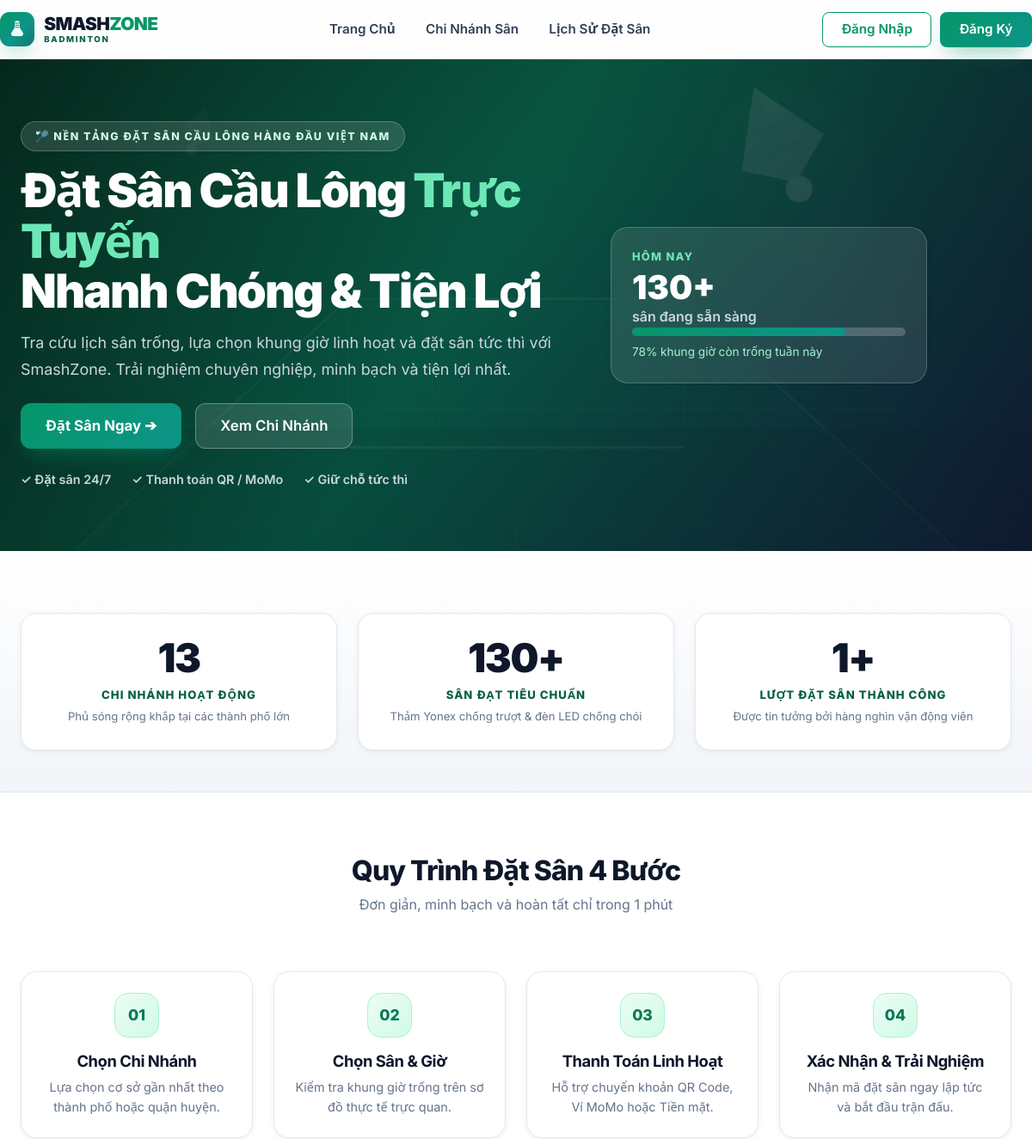
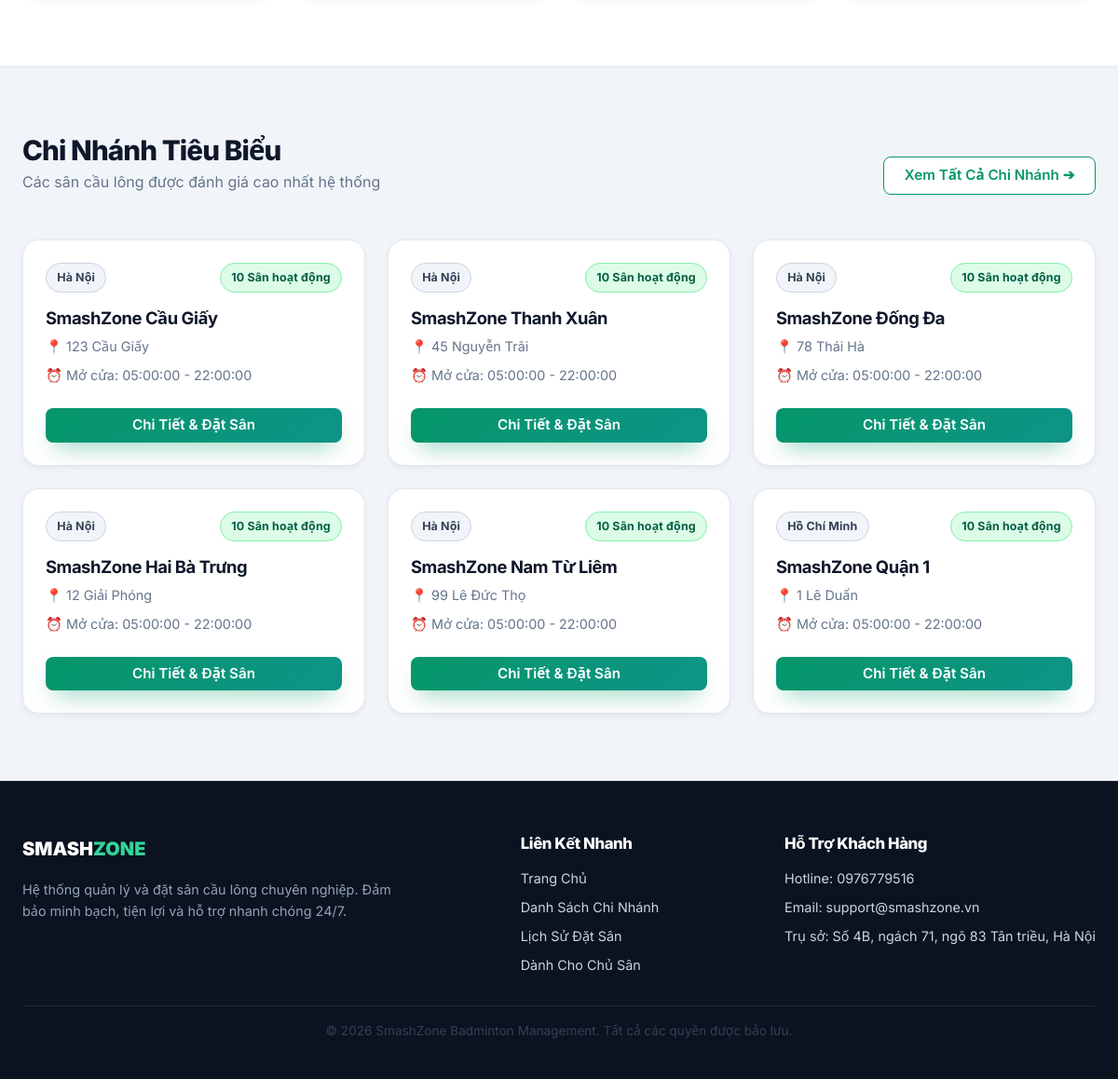
The page / on the database its author committed (2 pictures, top to bottom).
### tables this page shows
CREATE TABLE branches (
    id INT AUTO_INCREMENT PRIMARY KEY,
    name VARCHAR(255) NOT NULL,
    address VARCHAR(255) NOT NULL,
    city VARCHAR(100) NOT NULL,
    phone VARCHAR(20),
    description TEXT,
    image VARCHAR(255),
    open_time TIME DEFAULT '05:00:00',
    close_time TIME DEFAULT '22:00:00',
    courts_count INT DEFAULT 10,
    is_active BOOLEAN DEFAULT TRUE,
    created_at TIMESTAMP DEFAULT CURRENT_TIMESTAMP
);

### app/Controllers/HomeController.php (called while the page is built, shortened)
<?php
class HomeController extends Controller
{
    public function index()
    {
        $branchModel = new Branch();
        $bookingModel = new Booking();
        $featuredBranches = $branchModel->getFeatured(6);
        $stats = [
            'total_branches' => $branchModel->count(),
            'total_courts'   => 130,
            'total_bookings' => $bookingModel->countConfirmed(),
        ];
        $this->render('home/index', [
            'title'           => 'SmashZone - Đặt Sân Cầu Lông Online',
            'featuredBranches' => $featuredBranches,
            'stats'           => $stats,
        ]);
    }
}

### core/Router.php (called while the page is built, shortened)
<?php
class Router
{
    private $routes = [];
    private function addRoute($method, $path, $handler)
    {
        $pattern = preg_replace('/\{([a-zA-Z0-9_]+)\}/', '(?P<$1>[a-zA-Z0-9_-]+)', $path);
        $pattern = '#^' . $pattern . '/?$#';
        $this->routes[] = [
            'method' => $method,
            'pattern' => $pattern,
            'handler' => $handler
        ];
    }
    public function dispatch()
    {
        $method = $_SERVER['REQUEST_METHOD'];
        $uri = parse_url($_SERVER['REQUEST_URI'], PHP_URL_PATH);
        foreach ($this->routes as $route) {
            if ($route['method'] === $method && preg_match($route['pattern'], $uri, $matches)) {
                $params = array_filter($matches, 'is_string', ARRAY_FILTER_USE_KEY);
                if (is_callable($route['handler'])) {
                    return call_user_func_array($route['handler'], $params);
                } elseif (is_string($route['handler'])) {
                    list($controllerName, $action) = explode('@', $route['handler']);
                    $controllerClass = "App\\Controllers\\{$controllerName}";
                    if (class_exists($controllerClass)) {
                        $controller = new $controllerClass();
                        if (method_exists($controller, $action)) {
                            return call_user_func_array([$controller, $action], $params);
                        }
                    }
                }
            }
        }
    }
}

### public/index.php (called while the page is built, shortened)
<?php
spl_autoload_register(function ($class) {
    if (strpos($class, 'App\\') === 0) {
        $file = ROOT . '/app/' . str_replace('\\', '/', substr($class, 4)) . '.php';
    }
    elseif (strpos($class, 'Core\\') === 0) {
        $file = ROOT . '/core/' . str_replace('\\', '/', substr($class, 5)) . '.php';
    }
});
$router = new \Core\Router();
$router->dispatch();

### core/Database.php (called while the page is built, shortened)
<?php
class Database
{
    private static $instance = null;
    private $pdo;
    private function __construct()
    {
        $config = require_once ROOT . '/config/database.php';
        $dsn = "mysql:host={$config['host']};port={$config['port']};dbname={$config['database']};charset={$config['charset']}";
        $options = [
            PDO::ATTR_ERRMODE            => PDO::ERRMODE_EXCEPTION,
            PDO::ATTR_DEFAULT_FETCH_MODE => PDO::FETCH_ASSOC,
            PDO::ATTR_EMULATE_PREPARES   => false,
        ];
        try {
            $this->pdo = new PDO($dsn, $config['username'], $config['password'], $options);
        } catch (PDOException $e) {
            throw new PDOException($e->getMessage(), (int)$e->getCode());
        }
    }
    public static function getInstance()
    {
        if (self::$instance === null) {
            self::$instance = new self();
        }
        return self::$instance;
    }
    public function query($sql, $params = [])
    {
        try {
            $stmt = $this->pdo->prepare($sql);
            $stmt->execute($params);
            return $stmt;
        } catch (PDOException $e) {
            die("Query failed: " . $e->getMessage());
        }
    }
}

### core/Model.php (called while the page is built, shortened)
<?php
abstract class Model
{
    protected $table;
    protected $db;
    public function __construct()
    {
        $this->db = Database::getInstance();
    }
    public function count()
    {
        $stmt = $this->db->query("SELECT COUNT(*) as cnt FROM {$this->table}");
        $row = $stmt->fetch();
        return (int) $row['cnt'];
    }
}

### app/Models/Booking.php (called while the page is built, shortened)
<?php
class Booking extends Model {
    protected $table = 'bookings';
    public function countConfirmed() {
        $stmt = $this->db->query("SELECT COUNT(*) as cnt FROM {$this->table} WHERE status = 'confirmed'");
        $row = $stmt->fetch(PDO::FETCH_ASSOC);
        return (int) $row['cnt'];
    }
}

### app/Models/Branch.php (called while the page is built, shortened)
<?php
class Branch extends Model {
    protected $table = 'branches';
    public function getFeatured($limit = 6) {
        $limit = (int) $limit;
        $stmt = $this->db->query("SELECT * FROM {$this->table} WHERE is_active = 1 ORDER BY id LIMIT {$limit}");
        return $stmt->fetchAll(PDO::FETCH_ASSOC);
    }
}

### app/Views/home/index.php (the view, shortened to what this page needs)
<div class="hero-section">
    <div class="container hero-inner py-6">
        <div class="row align-items-center">
            <div class="col-md-7">
                <span class="hero-eyebrow mb-3">🏸 Nền tảng đặt sân cầu lông hàng đầu Việt Nam</span>
                <h1 class="hero-title mb-3">
                    Đặt Sân Cầu Lông <span>Trực Tuyến</span><br>Nhanh Chóng & Tiện Lợi
                </h1>
                <p class="hero-subtitle mb-4">
                    Tra cứu lịch sân trống, lựa chọn khung giờ linh hoạt và đặt sân tức thì với SmashZone.
                    Trải nghiệm chuyên nghiệp, minh bạch và tiện lợi nhất.
                </p>
                <div class="d-flex flex-wrap gap-3">
                    <a href="<?= BASE_URL ?>/branches" class="btn btn-accent btn-lg font-weight-700">
                        Đặt Sân Ngay ➔
                    </a>
                    <a href="<?= BASE_URL ?>/branches" class="btn btn-lg font-weight-600" style="background: rgba(255,255,255,0.12); color:#fff !important; border:1.5px solid rgba(255,255,255,0.3);">
                        Xem Chi Nhánh
                    </a>
                </div>
                <div class="d-flex flex-wrap gap-4 mt-4" style="color:#cbd5e1; font-size:0.9rem; font-weight:600;">
                    <span>✓ Đặt sân 24/7</span>
                    <span>✓ Thanh toán QR / MoMo</span>
                    <span>✓ Giữ chỗ tức thì</span>
                </div>
            </div>
            <div class="col-md-4 d-none d-md-block">
                <div class="glass-card p-4" style="background: rgba(255,255,255,0.1); border:1px solid rgba(255,255,255,0.2); border-radius: 20px;">
                    <div style="font-size:0.8rem; font-weight:800; letter-spacing:0.1em; text-transform:uppercase; color:#6ee7b7;">Hôm nay</div>
                    <div style="font-size:2.4rem; font-weight:900; color:#fff; line-height:1.1;" class="mt-1">130+</div>
                    <div style="color:#cbd5e1; font-weight:600;">sân đang sẵn sàng</div>
                    <div class="progress-bg mt-3" style="background: rgba(255,255,255,0.2);">
                        <div class="progress-bar" style="width: 78%;"></div>
                    </div>
                    <div style="color:#a7f3d0; font-size:0.85rem; margin-top:0.5rem;">78% khung giờ còn trống tuần này</div>
                </div>
            </div>
        </div>
    </div>
</div>
<div class="stats-section py-5 border-bottom" style="background: linear-gradient(180deg, #ffffff 0%, #f1f5f9 100%);">
    <div class="container">
        <div class="row g-4 text-center">
            <div class="col-md-4">
                <div class="stat-card h-100">
                    <div class="stat-value"><?= isset($stats['total_branches']) ? $stats['total_branches'] : 13 ?></div>
                    <div class="stat-label">Chi Nhánh Hoạt Động</div>
                    <p class="text-muted small m-0 mt-1">Phủ sóng rộng khắp tại các thành phố lớn</p>
                </div>
            </div>
            <div class="col-md-4">
                <div class="stat-card h-100">
                    <div class="stat-value"><?= isset($stats['total_courts']) ? $stats['total_courts'] : 130 ?>+</div>
                    <div class="stat-label">Sân Đạt Tiêu Chuẩn</div>
                    <p class="text-muted small m-0 mt-1">Thảm Yonex chống trượt & đèn LED chống chói</p>
                </div>
            </div>
            <div class="col-md-4">
                <div class="stat-card h-100">
                    <div class="stat-value"><?= isset($stats['total_bookings']) && $stats['total_bookings'] > 0 ? number_format($stats['total_bookings'], 0, ',', '.') : '15.000' ?>+</div>
                    <div class="stat-label">Lượt Đặt Sân Thành Công</div>
                    <p class="text-muted small m-0 mt-1">Được tin tưởng bởi hàng nghìn vận động viên</p>
                </div>
            </div>
        </div>
    </div>
</div>
<div class="how-it-works py-6 bg-white border-bottom">
    <div class="container">
        <div class="text-center mb-5">
            <h2 class="section-title font-weight-800" style="font-size: 2rem; color: #0f172a;">
                Quy Trình Đặt Sân 4 Bước
            </h2>
            <p class="text-muted" style="font-size: 1rem;">Đơn giản, minh bạch và hoàn tất chỉ trong 1 phút</p>
        </div>
        <div class="row g-4">
            <div class="col-md-3">
                <div class="card card-hover p-4 h-100 border text-center">
                    <div class="step-num mb-3 mx-auto d-flex align-items-center justify-content-center" style="width: 52px; height: 52px; background: linear-gradient(135deg,#ecfdf5,#d1fae5); color: #047857; font-weight: 800; font-size: 1.1rem; border-radius: 16px; border: 1px solid #a7f3d0;">
                        01
                    </div>
                    <h3 class="h5 font-weight-700 text-dark mb-2">Chọn Chi Nhánh</h3>
                    <p class="text-muted fs-sm m-0">Lựa chọn cơ sở gần nhất theo thành phố hoặc quận huyện.</p>
                </div>
            </div>
            <div class="col-md-3">
                <div class="card card-hover p-4 h-100 border text-center">
                    <div class="step-num mb-3 mx-auto d-flex align-items-center justify-content-center" style="width: 52px; height: 52px; background: linear-gradient(135deg,#ecfdf5,#d1fae5); color: #047857; font-weight: 800; font-size: 1.1rem; border-radius: 16px; border: 1px solid #a7f3d0;">
                        02
                    </div>
                    <h3 class="h5 font-weight-700 text-dark mb-2">Chọn Sân & Giờ</h3>
                    <p class="text-muted fs-sm m-0">Kiểm tra khung giờ trống trên sơ đồ thực tế trực quan.</p>
                </div>
            </div>
            <div class="col-md-3">
                <div class="card card-hover p-4 h-100 border text-center">
                    <div class="step-num mb-3 mx-auto d-flex align-items-center justify-content-center" style="width: 52px; height: 52px; background: linear-gradient(135deg,#ecfdf5,#d1fae5); color: #047857; font-weight: 800; font-size: 1.1rem; border-radius: 16px; border: 1px solid #a7f3d0;">
                        03
                    </div>
                    <h3 class="h5 font-weight-700 text-dark mb-2">Thanh Toán Linh Hoạt</h3>
                    <p class="text-muted fs-sm m-0">Hỗ trợ chuyển khoản QR Code, Ví MoMo hoặc Tiền mặt.</p>
                </div>
            </div>
            <div class="col-md-3">
                <div class="card card-hover p-4 h-100 border text-center">
                    <div class="step-num mb-3 mx-auto d-flex align-items-center justify-content-center" style="width: 52px; height: 52px; background: linear-gradient(135deg,#ecfdf5,#d1fae5); color: #047857; font-weight: 800; font-size: 1.1rem; border-radius: 16px; border: 1px solid #a7f3d0;">
                        04
                    </div>
                    <h3 class="h5 font-weight-700 text-dark mb-2">Xác Nhận & Trải Nghiệm</h3>
                    <p class="text-muted fs-sm m-0">Nhận mã đặt sân ngay lập tức và bắt đầu trận đấu.</p>
                </div>
            </div>
        </div>
    </div>
</div>
<div class="featured-branches py-6 bg-light">
    <div class="container">
        <div class="d-flex justify-content-between align-items-end mb-4 flex-wrap gap-3">
            <div>
                <h2 class="section-title font-weight-800 m-0" style="font-size: 1.85rem; color: #0f172a;">
                    Chi Nhánh Tiêu Biểu
                </h2>
                <p class="text-muted m-0 mt-1">Các sân cầu lông được đánh giá cao nhất hệ thống</p>
            </div>
            <a href="<?= BASE_URL ?>/branches" class="btn btn-outline-accent">Xem Tất Cả Chi Nhánh ➔</a>
        </div>
        <div class="row g-4">
            <?php
            $featuredBranches = $featuredBranches ?? [
                ['id' => 1, 'name' => 'SmashZone Quận 1', 'city' => 'TP.HCM', 'address' => '123 Lê Lợi, Q.1', 'courts_count' => 10, 'open_hours' => '05:00 - 22:00'],
                ['id' => 2, 'name' => 'SmashZone Cầu Giấy', 'city' => 'Hà Nội', 'address' => '45 Xuân Thủy, Cầu Giấy', 'courts_count' => 10, 'open_hours' => '05:00 - 22:00'],
                ['id' => 3, 'name' => 'SmashZone Hải Châu', 'city' => 'Đà Nẵng', 'address' => '78 Nguyễn Văn Linh, Hải Châu', 'courts_count' => 10, 'open_hours' => '05:00 - 22:00']
            ];
            foreach ($featuredBranches as $branch): ?>
                <div class="col-md-4">
                    <div class="card card-hover h-100 p-4 d-flex flex-column justify-content-between">
                        <div>
                            <div class="d-flex justify-content-between align-items-center mb-3">
                                <span class="badge badge-neutral"><?= htmlspecialchars($branch['city']) ?></span>
                                <span class="badge badge-success"><?= htmlspecialchars($branch['courts_count']) ?> Sân hoạt động</span>
                            </div>
                            <h3 class="h5 font-weight-700 text-dark mb-2"><?= htmlspecialchars($branch['name']) ?></h3>
                            <p class="text-muted fs-sm mb-2">📍 <?= htmlspecialchars($branch['address']) ?></p>
                            <p class="text-muted fs-sm mb-4">⏰ Mở cửa: <?= htmlspecialchars($branch['open_hours'] ?? trim(($branch['open_time'] ?? '05:00:00') . ' - ' . ($branch['close_time'] ?? '22:00:00'))) ?></p>
                        </div>
                        <a href="<?= BASE_URL ?>/branch/<?= htmlspecialchars($branch['id']) ?>" class="btn btn-accent w-100 mt-auto py-2">
                            Chi Tiết & Đặt Sân
                        </a>
                    </div>
                </div>
            <?php endforeach; ?>
        </div>
    </div>
</div>
<?php
require ROOT . '/app/Views/layouts/main.php';
?>

### rows shown on the page
branches: city "Hà Nội", courts_count "10", name "SmashZone Cầu Giấy", address "123 Cầu Giấy", open_time+close_time "05:00:00 - 22:00:00"
branches: city "Hà Nội", courts_count "10", name "SmashZone Thanh Xuân", address "45 Nguyễn Trãi", open_time+close_time "05:00:00 - 22:00:00"
branches: city "Hà Nội", courts_count "10", name "SmashZone Đống Đa", address "78 Thái Hà", open_time+close_time "05:00:00 - 22:00:00"
branches: city "Hà Nội", courts_count "10", name "SmashZone Hai Bà Trưng", address "12 Giải Phóng", open_time+close_time "05:00:00 - 22:00:00"
branches: city "Hà Nội", courts_count "10", name "SmashZone Nam Từ Liêm", address "99 Lê Đức Thọ", open_time+close_time "05:00:00 - 22:00:00"
branches: city "Hồ Chí Minh", courts_count "10", name "SmashZone Quận 1", address "1 Lê Duẩn", open_time+close_time "05:00:00 - 22:00:00"

### other values the page prints
$stats['total_branches'] "13"
$stats['total_courts'] "130"
$stats['total_bookings'] "1"
